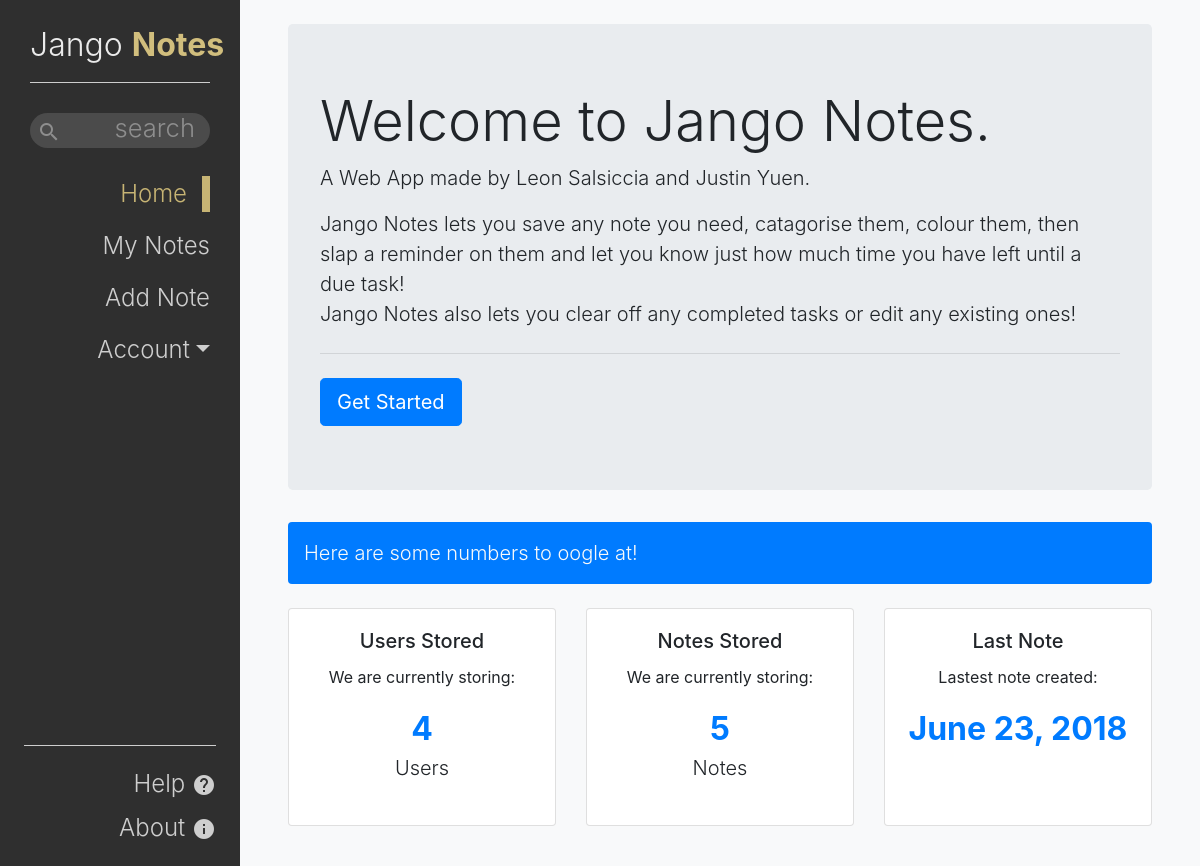
The app's page /, older data.
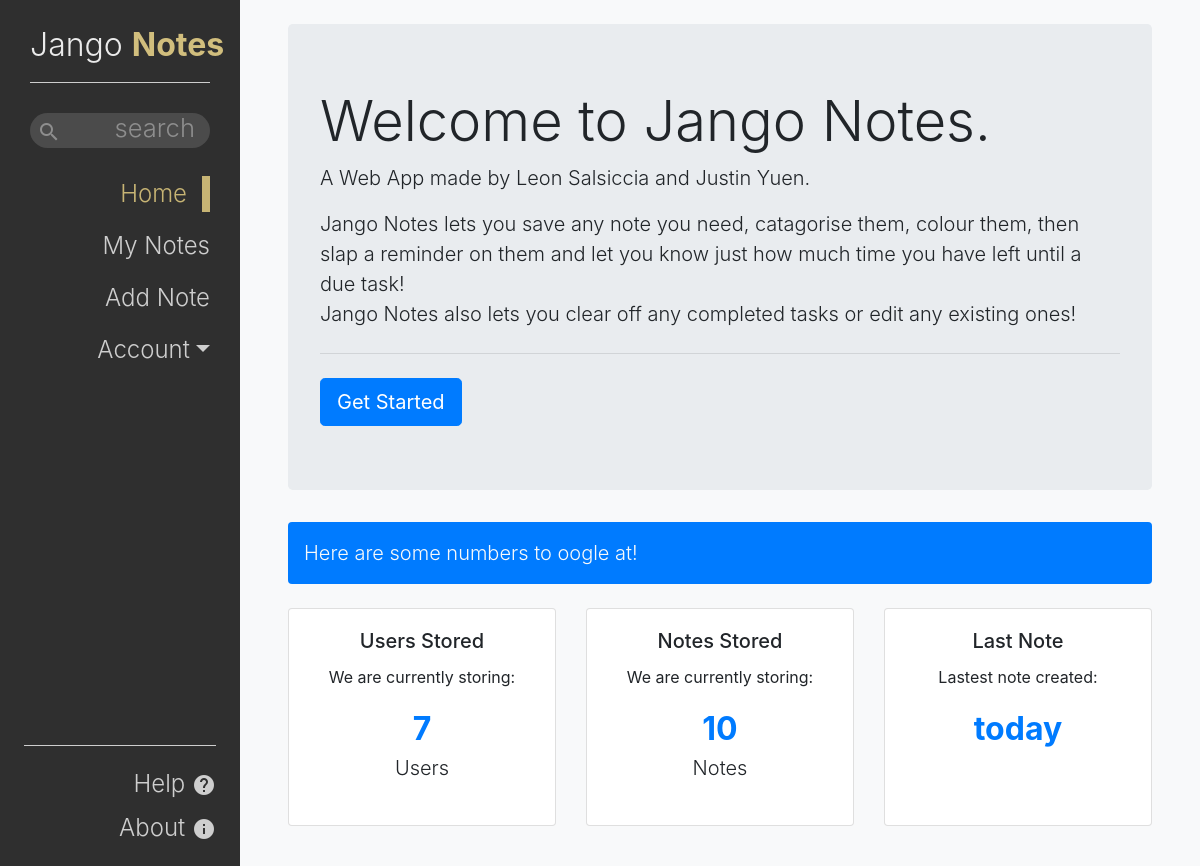
The same page, newer data.
### notesApp/models.py (models this page shows, shortened)
class Note(models.Model):
    colourChoices = (
        ('blue', 'Blue'),
        ('red', 'Red'),
        ('green', 'Green'),
        ('yellow', 'Yellow'),
    )
    owner = models.ForeignKey(User, on_delete=models.CASCADE)
    title = models.CharField(
        max_length=50, help_text="Main description of your task")
    description = models.TextField(
        blank=True, null=True, help_text="Any additional information")
    colour = models.CharField(blank=True, null=True,
                              max_length=50, choices=colourChoices, help_text="Colour code the note")
    group = models.CharField(
        blank=True, null=True, max_length=50, help_text="Assign the note to a group")
    dateCreated = models.DateTimeField(
        auto_now_add=True, verbose_name='date created')
    dateDue = models.DateTimeField(
        blank=True, null=True, help_text="Set a reminder date", verbose_name='date due')
    class Meta:
        ordering = ["dateCreated"]

### notesApp/views.py (the view)
# urls.py: path('', views.Index, name='index'),
def Index(request):
    notesCount = Note.objects.all().count()
    usersCount = User.objects.all().count()
    latestNote = Note.objects.order_by('-pk')[0]
    return render(request, 'notesApp/index.html', {'usersCount': usersCount, 'notesCount': notesCount, 'latestNote': latestNote})

### templates/notesApp/index.html
{% extends "base.html" %}
{% load humanize %}
{% block content %}
<div class="jumbotron">
  <h1 class="display-4">Welcome to Jango Notes.</h1>
  <p class="lead">A Web App made by Leon Salsiccia and Justin Yuen.</p>
  <p class="lead">Jango Notes lets you save any note you need, catagorise them, colour them, then slap a reminder on them and let you know
    just how much time you have left until a due task!
    <br>Jango Notes also lets you clear off any completed tasks or edit any existing ones!
  </p>
  <hr class="my-4">
  <p class="lead text-center text-md-left mb-0">
    <a class="btn btn-primary btn-lg" href="{% url 'notes' %}" role="button">Get Started</a>
  </p>
</div>
<div class="bg-primary lead text-light rounded p-3">Here are some numbers to oogle at!</div>
<br>
<div class="row">
  <div class="col-12 col-lg-4 mb-3">
    <div class="card" style="height: 218px">
      <div class="card-body text-center">
        <h5 class="card-title">Users Stored</h5>
        <p class="card-text">We are currently storing:</p>
        <span style="font-size: 2rem" class="font-weight-bold text-primary">{{ usersCount }}</span>
        <br>
        <span class="lead">Users</span>
      </div>
    </div>
  </div>
  <div class="col-12 col-lg-4 mb-3">
    <div class="card" style="height: 218px">
      <div class="card-body text-center">
        <h5 class="card-title">Notes Stored</h5>
        <p class="card-text">We are currently storing:</p>
        <span style="font-size: 2rem" class="font-weight-bold text-primary">{{ notesCount }}</span>
        <br>
        <span class="lead">Notes</span>
      </div>
    </div>
  </div>
  <div class="col-12 col-lg-4 mb-3">
    <div class="card" style="height: 218px">
      <div class="card-body text-center">
        <h5 class="card-title">Last Note</h5>
        <p class="card-text">Lastest note created:</p>
        <span style="font-size: 2rem" class="font-weight-bold text-primary">{{ latestNote.dateCreated|naturalday }}</span>
      </div>
    </div>
  </div>
</div>
{% endblock %}
{% block sidebar %}
<li class="nav-item active">
  <a class="nav-link" href="{% url 'index' %}">Home</a>
</li>
<li class="nav-item">
  <a class="nav-link" href="{% url 'notes' %}">My Notes</a>
</li>
<li class="nav-item">
  <a class="nav-link" href="{% url 'noteCreate' %}">Add Note</a>
</li>
{% endblock %}

Row changes from the older to the newer data that the page shows:
no longer on this page (row unchanged): Note: dateCreated "June 23, 2018"
added Note: dateCreated "today"
Text that changed along with them:
{{ usersCount }}: "4" → "7"
{{ notesCount }}: "5" → "10"
